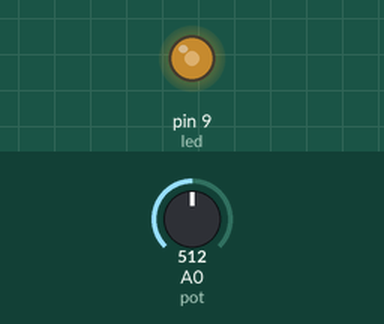
The sketch below on a simulated Arduino Uno, built with avr-gcc and run on an emulated ATmega328P. On the bench: output pins drawn as LEDs (lit = HIGH). Inputs (shaded band) come from the test bench; at power-on: A0 (pot) = 512.

Above: at 1.2 s.
1.3 s: A0 (pot) set to 716
At 2.3 s:
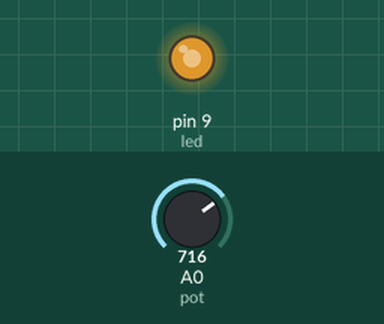
2.8 s: A0 (pot) set to 900
At 3.5 s:
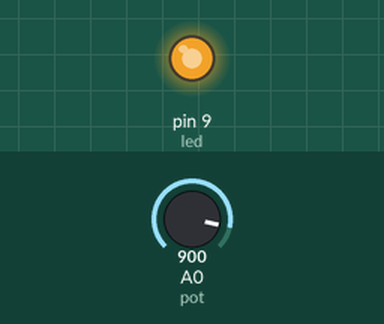
4.3 s: A0 (pot) set to 122
At 4.6 s:
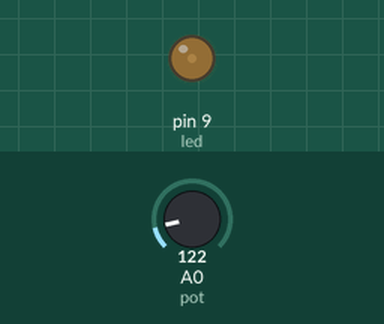
5.8 s: A0 (pot) set to 0
At 6.9 s:
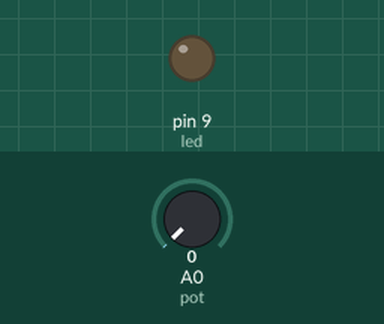
Timing chart, 0 to 8.3 s (numbered marks = the images above; inputs shaded):
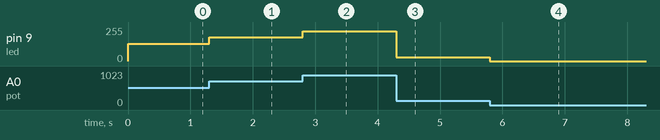

Measured:
- after the input at 1.3 s, pin 9 (led): 128/255 → 179/255 at once
- after the input at 2.8 s, pin 9 (led): 179/255 → 225/255 at once
- after the input at 4.3 s, pin 9 (led): 225/255 → 30/255 at once
- after the input at 5.8 s, pin 9 (led): 30/255 → 0/255 at once

The sketch:

Potenciometro.ino
```cpp
// C++ code

int led = 9;    // pino PWM
int pot = A0;	// potenciômetro
int valor = 0;
void setup()
{
  pinMode(led, OUTPUT);
}

void loop()
{
  valor = analogRead(pot); // 0 á 1023
  valor = valor / 4;	   // converte para 0 á 255

  analogWrite(led, valor); // controla o brilho
}
```
